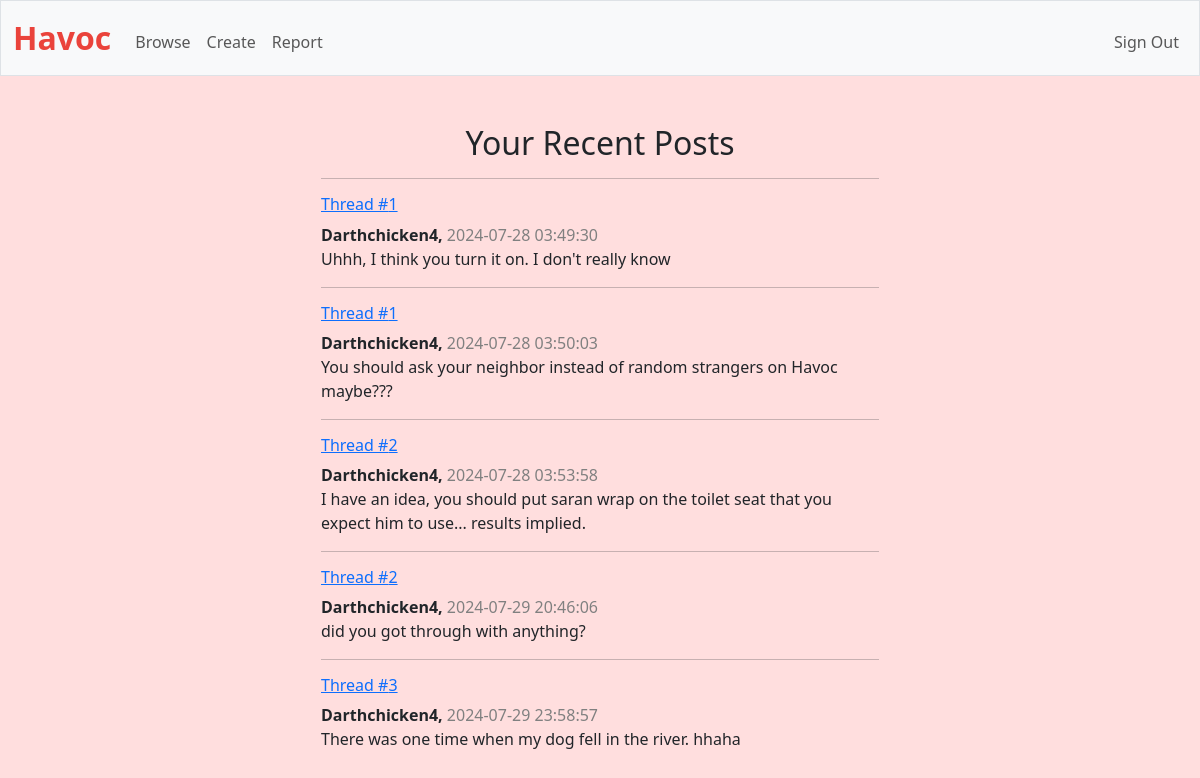
The page / (signed in) on the database its author committed.
### tables this page shows
CREATE TABLE posts (id INTEGER PRIMARY KEY, thread_id INTEGER, created TIMESTAMP DEFAULT CURRENT_TIMESTAMP, user TEXT, content TEXT);

### app.py (the view)
@app.route("/")
@login_required
def index():
    user = db.execute(
        "SELECT username FROM users WHERE id = ?", session["user_id"]
    )
    posts = db.execute(
        "SELECT * FROM posts WHERE user = ?", user[0]["username"]
    )
    return render_template("index.html", posts=posts)

### app.py (called while the page is built)
@app.after_request
def after_request(response):
    response.headers["Cache-Control"] = "no-cache, no-store, must-revalidate"
    response.headers["Expires"] = 0
    response.headers["Pragma"] = "no-cache"
    return response

### helpers.py (called while the page is built)
def login_required(f):
    @wraps(f)
    def decorated_function(*args, **kwargs):
        if session.get("user_id") is None:
            print("not signed in")
            return redirect("/signin")
        return f(*args, **kwargs)
    return decorated_function

### templates/index.html (shortened to what this page needs)
{% extends "layout.html" %}
{% block main %}
    <body >
        <header class="mb-1">
            <h2>Your Recent Posts</h2>
        </header>
        {% for post in posts %}
            <li class='list w-50' style='list-style-type: none; margin: auto; text-align: left;'>
                <hr>
                <h6><a # href="/thread/{{ post.thread_id }}">Thread #{{ post.thread_id }}</a> </h6>
                <span class = 'user' >{{ post.user }},</span>
                <span class = 'date' >{{ post.created }}</span>
                <br>
                <p> {{ post.content }}</p>
              </li>
            {% endfor %}
            </body>
{% endblock %}

### static/styles.css (style rules this page uses)
.list { list-style-type: none; }
.user { font-weight: bold; }
.date { color: #808080; }
body { background-color: rgb(255, 222, 222); }

### rows shown on the page
posts: thread_id "1", user "Darthchicken4", created "2024-07-28 03:49:30", content "Uhhh, I think you turn it on. I don't really know"
posts: thread_id "1", user "Darthchicken4", created "2024-07-28 03:50:03", content "You should ask your neighbor instead of random strangers on Havoc maybe???"
posts: thread_id "2", user "Darthchicken4", created "2024-07-28 03:53:58", content "I have an idea, you should put saran wrap on the toilet seat that you expect him to use... results implied."
posts: thread_id "2", user "Darthchicken4", created "2024-07-29 20:46:06", content "did you got through with anything?"
posts: thread_id "3", user "Darthchicken4", created "2024-07-29 23:58:57", content "There was one time when my dog fell in the river. hhaha"
